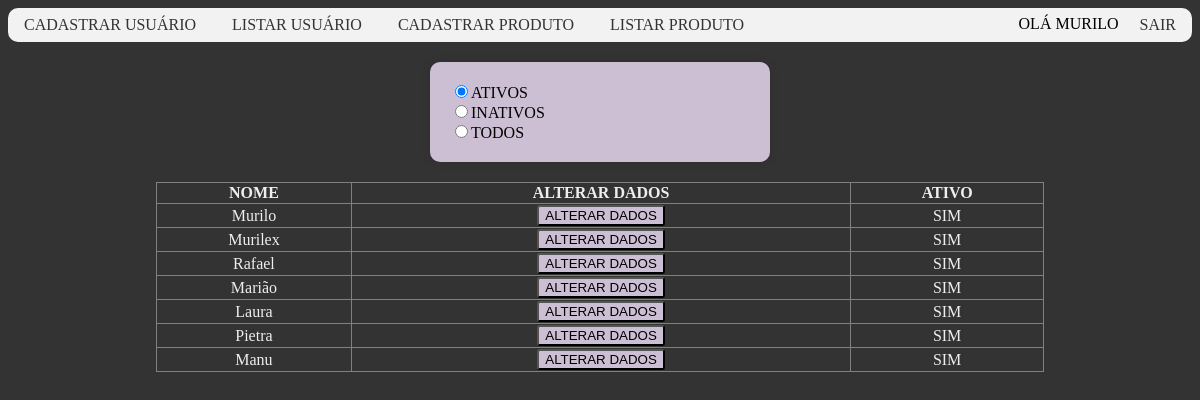
The page /ecommerceti26/listausuario.php (signed in) on the database as committed earlier.
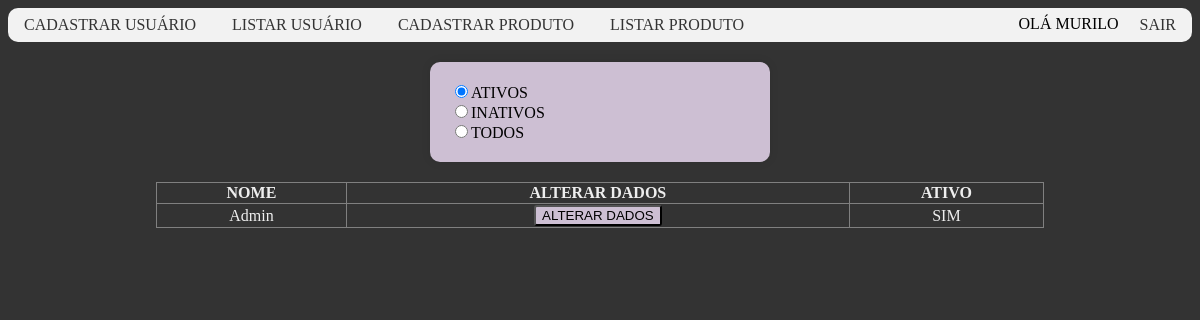
The same page on the database as committed later.
### tables this page shows
CREATE TABLE `usuarios` (
  `usu_id` int(11) NOT NULL,
  `usu_nome` varchar(50) NOT NULL,
  `usu_senha` varchar(50) NOT NULL,
  `usu_ativo` char(1) DEFAULT NULL,
  `usu_tempero` varchar(50) NOT NULL
);

### ecommerceti26/listausuario.php (the view, shortened to what this page needs)
<?php
    include("cabecalho.php");
    $sql = "SELECT * FROM usuarios WHERE usu_ativo = 's'";
    $retorno = mysqli_query($link, $sql);
    $ativo = "s";
?>
<html>
    <head>
        <link rel="stylesheet" href="./css/estiloadm.css">
    </head>
    <body>
        <div id="background ">
            <form action="listausuario.php" method="post">
                <input type="radio" name="ativo" class="radio" value="s"
                required onclick="submit()" <?= $ativo == 's' ? "checked" : "" ?>>ATIVOS
                <br>
                <input type="radio" name="ativo" class="radio" value="n"
                required onclick="submit()" <?= $ativo == 'n' ? "checked" : "" ?>>INATIVOS
                <br>
                <input type="radio" name="ativo" class="radio" value="todos"
                required onclick="submit()" <?= $ativo == 'todos' ? "checked" : "" ?>>TODOS
            </form>
            <div class="container">
                <table border="1">
                    <tr>
                        <th>NOME</th>
                        <th>ALTERAR DADOS</th>
                        <th>ATIVO</th>
                    </tr>
                    <?php
                    while ($tbl = mysqli_fetch_array($retorno)) {
                    ?>
                        <tr>
                            <td><?=$tbl[1] ?></td>
                            <td><a href="alterausuario.php?id=<?=$tbl[0] ?>"><input type="button" value="ALTERAR DADOS"></a></td>
                            <td><?= $check = ($tbl[3] == "s") ? "SIM" : "NÃO" ?></td>
                        </tr>
                    <?php
                    }
                    ?>
                </table>
            </div>
        </div>
    </body>
</html>

### ecommerceti26/cabecalho.php (shortened to what this page needs)
<?php
$nomeusuario = $_SESSION['nomeusuario'];
?>
<div>
    <ul class="menu">
        <li><a href="cadastrousuario.php">CADASTRAR USUÁRIO</a></li>
        <li><a href="listausuario.php">LISTAR USUÁRIO</a></li>
        <li><a href="cadastraproduto.php">CADASTRAR PRODUTO</a></li>
        <li><a href="listaproduto.php">LISTAR PRODUTO</a></li>
        <li class="menuloja"><a href="logout.php">SAIR</a></li>
        <?php
        if($nomeusuario != null) {
        ?>
        <li class="profile">OLÁ <?= strtoupper($nomeusuario) ?></li>
        <?php
        } else {
            echo "<script>window.alert('USUÁRIO NÃO AUTENTICADO');
            window.location.href='login.php';</script>";
        }
        ?>
    </ul>
</div>

### ecommerceti26/css/estiloadm.css (style rules this page uses)
html { background-color: #333; }
.menu { list-style-type: none; margin: 0; padding: 0; background-color: hwb(0 95% 5%); border-radius: 10px; }
.menu li { display: inline-block; }
.menu li a { display: block; padding: 8px 16px; text-decoration: none; color: #333; }
.menuloja { float:right; }
.profile { float: right; margin: 7px 5px 0 0; }
form { background-color: rgb(205, 191, 211); border-radius: 10px; box-shadow: 0px 0px 10px rgba(0, 0, 0, 0.1); margin: 20px auto; padding: 20px; width: 300px; }
input { background-color: rgb(205, 191, 211); border-radius: 3px; }
table { border-collapse: collapse; text-align: center; color: #eee; text-decoration: #bbb0be; width: 75%; margin:auto; }

Rows that differ between the two databases and show on the page:
removed usuarios: usu_nome "Murilo", usu_ativo "SIM"
removed usuarios: usu_nome "Murilex", usu_ativo "SIM"
removed usuarios: usu_nome "Rafael", usu_ativo "SIM"
removed usuarios: usu_nome "Marião", usu_ativo "SIM"
removed usuarios: usu_nome "Laura", usu_ativo "SIM"
removed usuarios: usu_nome "Pietra", usu_ativo "SIM"
removed usuarios: usu_nome "Manu", usu_ativo "SIM"
added usuarios: usu_nome "Admin", usu_ativo "SIM"
